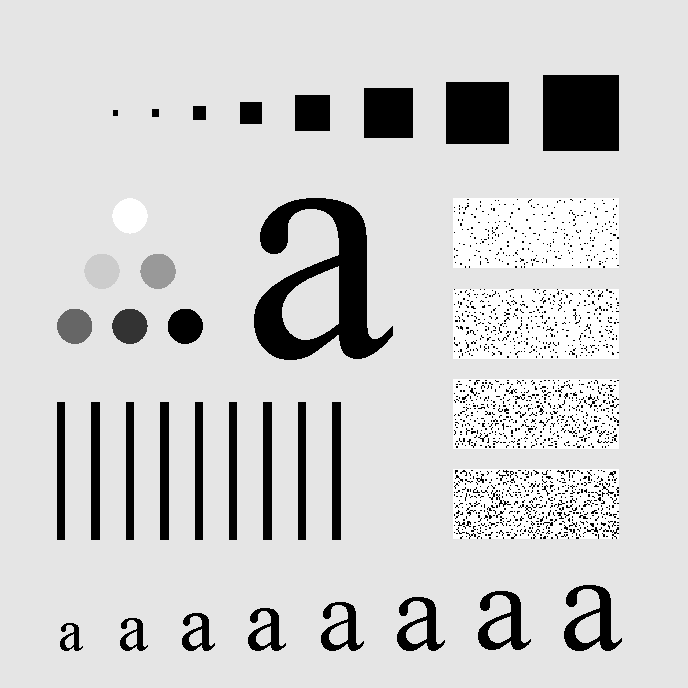
#> input picture reference/Better/SUSTech_EE326_2022S-main/SUSTech_EE326_Lab/lab5/Q5_2.tif, 688 x 688 px
$ python ideal_frequency_11911521.py
#> lines starting #> are read from the running program, lines starting #| are printed output that depends on the picture
#!/usr/bin/env python
# -*- coding:utf-8 -*-
# @FileName  :ideal_frequency_11911521.py
# @Time      :2022-04-02 1:24
# @Author    :钟新宇
import numpy as np
import cv2
from matplotlib import pyplot as plt


def range_normalize(input_array):
    output_array = np.array(input_array, dtype=int)
    # output_array = np.array(255 * np.divide(input_array, max(input_array.flat)), dtype=int)
    for i in range(output_array.shape[0]):
        for j in range(output_array.shape[1]):
            if output_array[i, j] < 0:
                output_array[i, j] = 0
            elif output_array[i, j] > 255:
                output_array[i, j] = 255
    return output_array


def shift_matrix(input_image):
    row, col = input_image.shape
    for i in range(row):
        for j in range(col):
            input_image[i, j] = input_image[i, j] * (-1) ** (i + j)
    return input_image


def ideal_mask(a, b, d0):
    x = np.array(np.linspace(0, a - 1, a) - a / 2)
    y = np.array(np.linspace(0, b - 1, b) - b / 2)

    mask = np.zeros((a, b))
    for i in range(a):
        for j in range(b):
            d = np.sqrt(x[i] ** 2 + y[j] ** 2)
            if d <= d0:
                mask[i, j] = 1
    return mask


def ideal_frequency(input_image, d0):
    row, col = input_image.shape

    img_fft = np.fft.fft2(input_image)
    img_fft_shift = np.fft.fftshift(img_fft)

    kernel_lpf_fft = ideal_mask(row, col, d0)
    kernel_hpf_fft = np.ones((row, col)) - kernel_lpf_fft

    img_lpf_filtered = np.multiply(img_fft_shift, kernel_lpf_fft)
    img_lpf_filtered = np.fft.fftshift(img_lpf_filtered)
    img_lpf_filtered = np.fft.ifft2(img_lpf_filtered)
    img_lpf_filtered = np.real(img_lpf_filtered)
    img_lpf_filtered = range_normalize(img_lpf_filtered)

    img_hpf_filtered = np.multiply(img_fft_shift, kernel_hpf_fft)
    img_hpf_filtered = np.fft.fftshift(img_hpf_filtered)
    img_hpf_filtered = np.fft.ifft2(img_hpf_filtered)
    img_hpf_filtered = np.real(img_hpf_filtered)
    img_hpf_filtered = range_normalize(img_hpf_filtered)

    img_fft_shift = range_normalize(img_fft_shift)
    return img_fft_shift, kernel_lpf_fft, kernel_hpf_fft, img_lpf_filtered, img_hpf_filtered


if __name__ == '__main__':
    try:
        img_init = cv2.imread("./Q5_2.tif", cv2.IMREAD_GRAYSCALE)
#> img_init is the input picture: shape (688, 688); min 0, max 255, mean 207.3
        img_init = np.array(img_init, dtype=int)
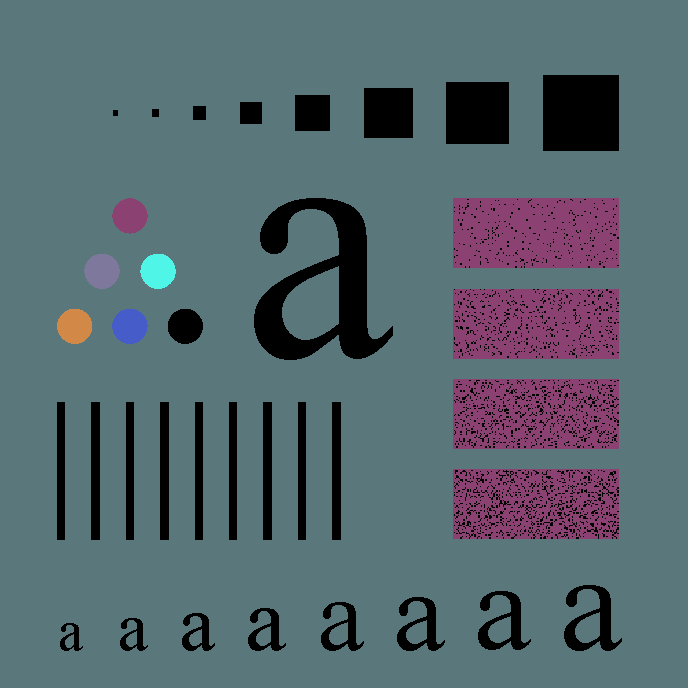
#> img_init: shape (688, 688) int64; 7 distinct labels, from 0 to 255; one colour per label, 0 black

        d0 = [10, 30, 60, 160, 460]

        for i in d0:
            [img_fft_shift, kernel_lpf_fft, kernel_hpf_fft, img_lpf_filtered, img_hpf_filtered] = ideal_frequency(
                img_init, d0=i)
            plt.figure()
            plt.title("img_fft_shift+D0=%d" % i)
            plt.imshow(img_fft_shift, cmap='gray')
            plt.show()

            plt.figure()
            plt.title("kernel_lpf_fft+D0=%d" % i)
            plt.imshow(kernel_lpf_fft, cmap='gray')
            plt.show()

            plt.figure()
            plt.title("img_lpf_filtered+D0=%d" % i)
            plt.imshow(img_lpf_filtered, cmap='gray')
            plt.show()

            plt.figure()
            plt.title("kernel_hpf_fft+D0=%d" % i)
            plt.imshow(kernel_hpf_fft, cmap='gray')
            plt.show()

            plt.figure()
            plt.title("img_hpf_filtered+D0=%d" % i)
            plt.imshow(img_hpf_filtered, cmap='gray')
            plt.show()
#> this loop made 5 passes
#> pass 1, in ideal_frequency, `img_lpf_filtered = range_normalize(img_lpf_filtered)`:
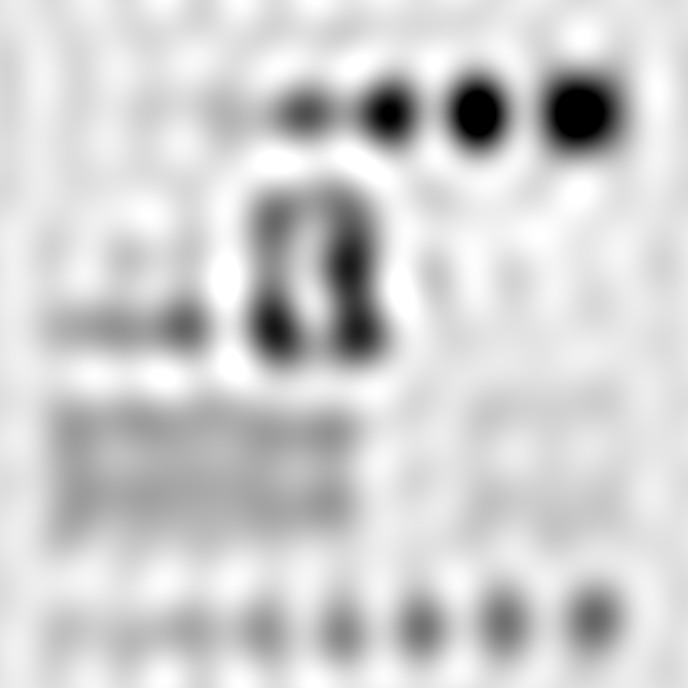
#> img_lpf_filtered: shape (688, 688) int64; min 0, max 255, mean 207
#> pass 1, in ideal_frequency, `img_hpf_filtered = np.real(img_hpf_filtered)`:
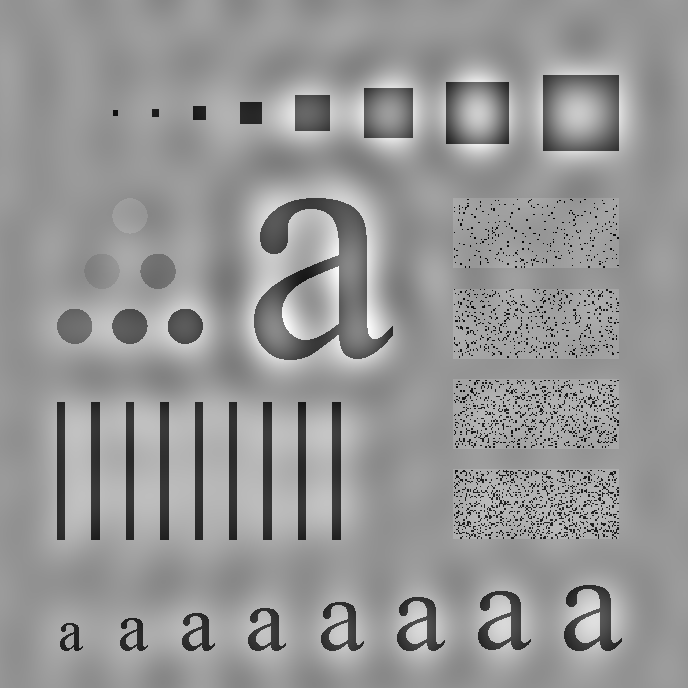
#> img_hpf_filtered: shape (688, 688) float64; min -257.4, max 179.4, mean 0; drawn with min black and max white
#> pass 1, `plt.show()`:
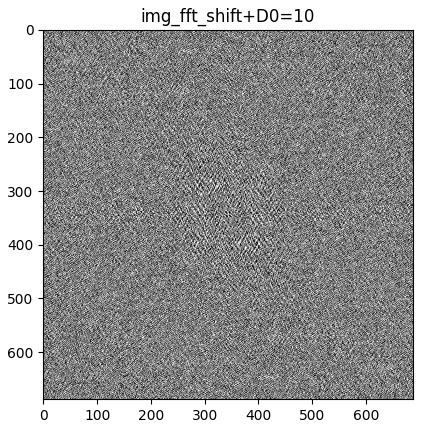
#> figure drawn by matplotlib, 1 panel
#> pass 1, `plt.show()`:
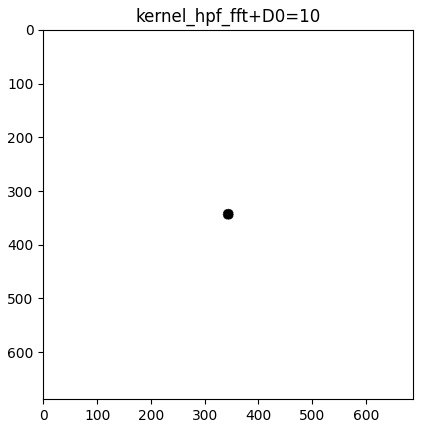
#> figure drawn by matplotlib, 1 panel
#> pass 2, `plt.show()`:
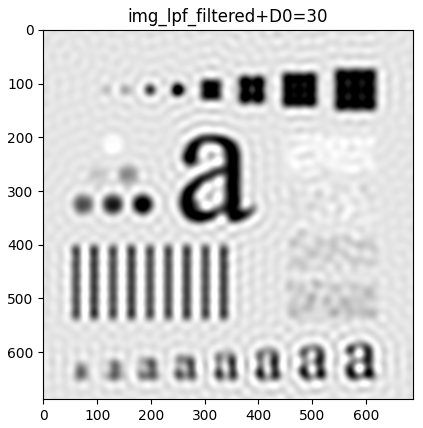
#> figure drawn by matplotlib, 1 panel
#> pass 2, `plt.show()`:
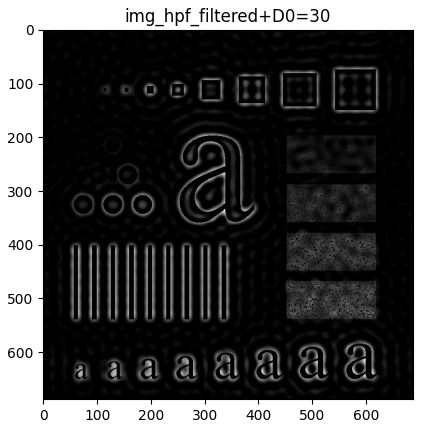
#> figure drawn by matplotlib, 1 panel
    except KeyboardInterrupt:
        pass

$ run again, with reference/Better/SUSTech_EE326_2022S-main/SUSTech_EE326_Lab/lab5/Q5_1.tif copied over reference/Better/SUSTech_EE326_2022S-main/SUSTech_EE326_Lab/lab5/Q5_2.tif
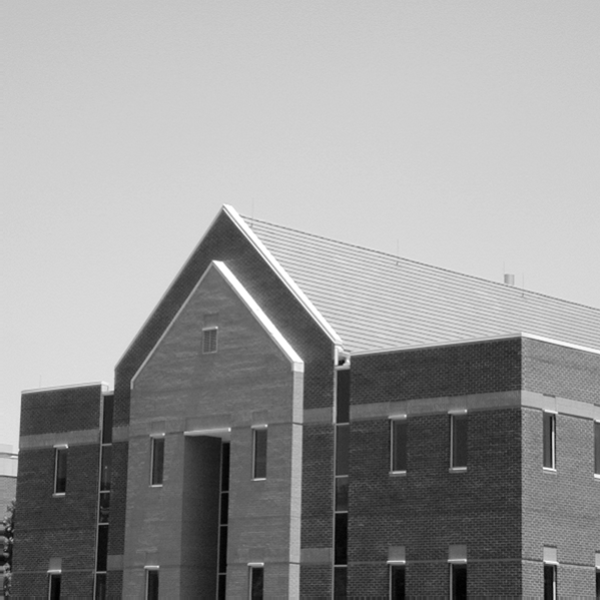
#> input picture reference/Better/SUSTech_EE326_2022S-main/SUSTech_EE326_Lab/lab5/Q5_1.tif, 600 x 600 px
#> img_init is the input picture: shape (600, 600); min 0, max 255, mean 152.8
#> the loop `for i in d0:` made 5 passes
#> pass 1, in ideal_frequency, `img_hpf_filtered = np.real(img_hpf_filtered)`:
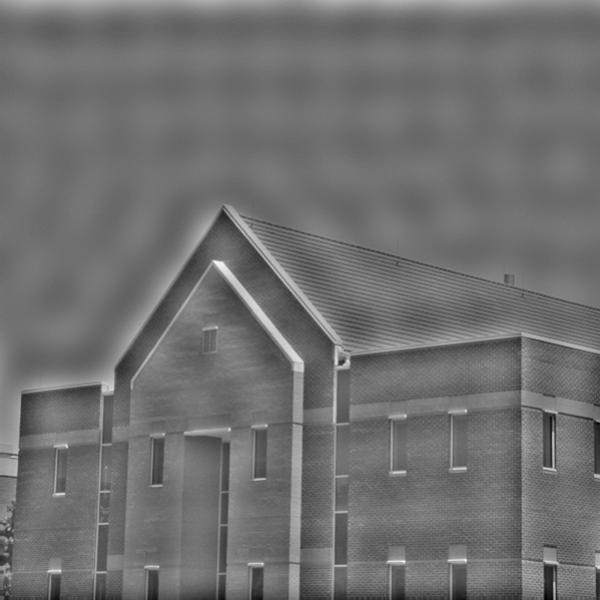
#> img_hpf_filtered: shape (600, 600) float64; min -139.1, max 177.3, mean 0; drawn with min black and max white
#> pass 2, `plt.show()`:
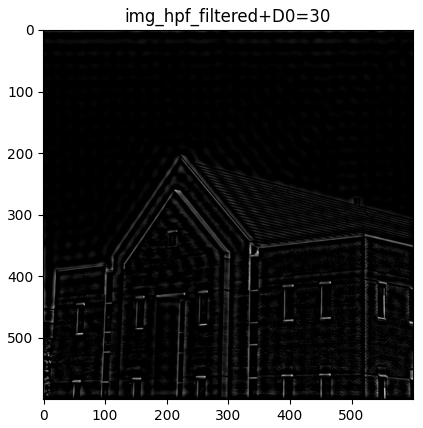
#> figure drawn by matplotlib, 1 panel

$ run again, with reference/Better/SUSTech_EE326_2022S-main/SUSTech_EE326_Lab/lab5/Q5_3.tif copied over reference/Better/SUSTech_EE326_2022S-main/SUSTech_EE326_Lab/lab5/Q5_2.tif
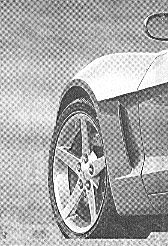
#> input picture reference/Better/SUSTech_EE326_2022S-main/SUSTech_EE326_Lab/lab5/Q5_3.tif, 168 x 246 px
#> img_init is the input picture: shape (246, 168); min 0, max 255, mean 169.7
#> the loop `for i in d0:` made 5 passes
#> pass 1, in ideal_frequency, `img_hpf_filtered = np.real(img_hpf_filtered)`:
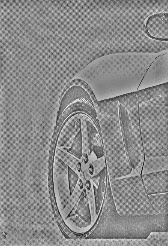
#> img_hpf_filtered: shape (246, 168) float64; min -212.9, max 177, mean 0; drawn with min black and max white
#> pass 2, `plt.show()`:
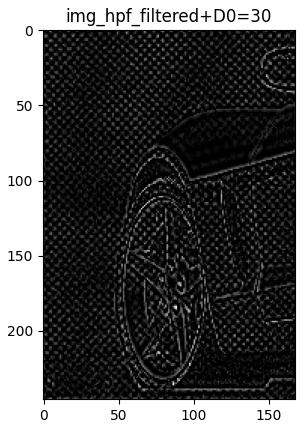
#> figure drawn by matplotlib, 1 panel
